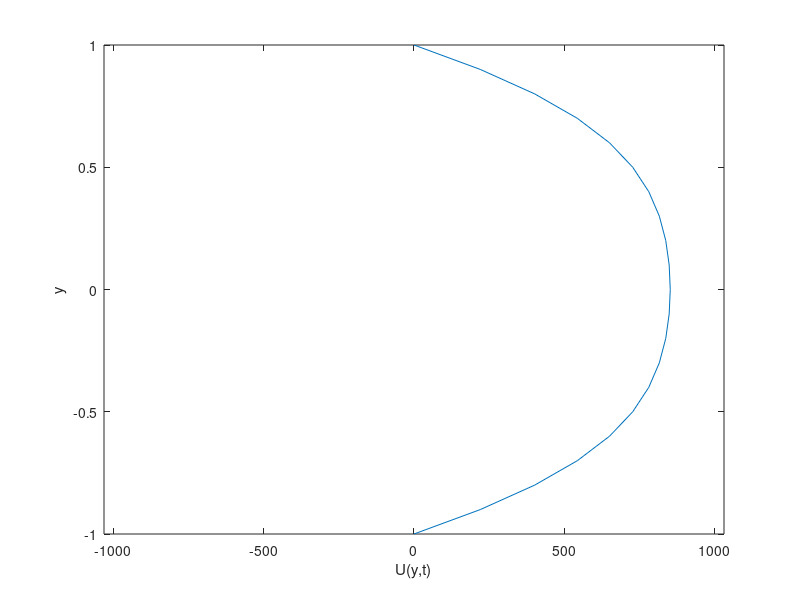
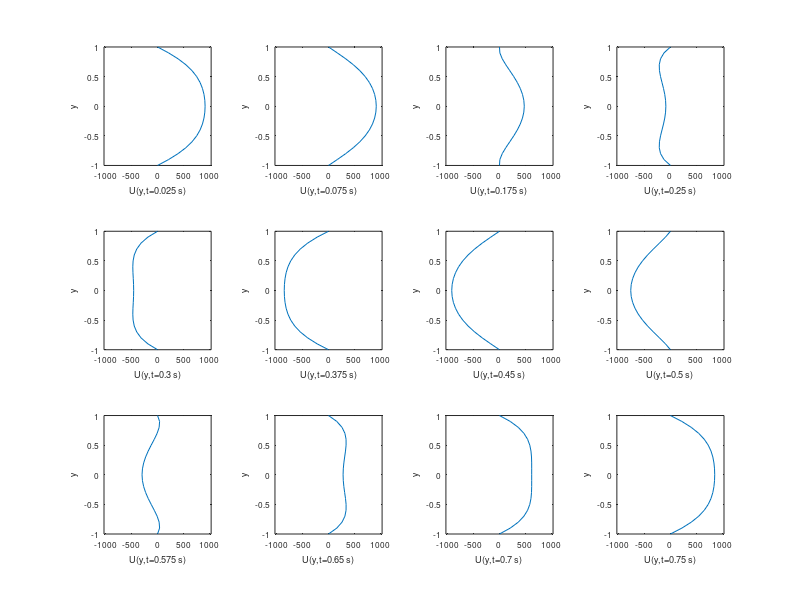
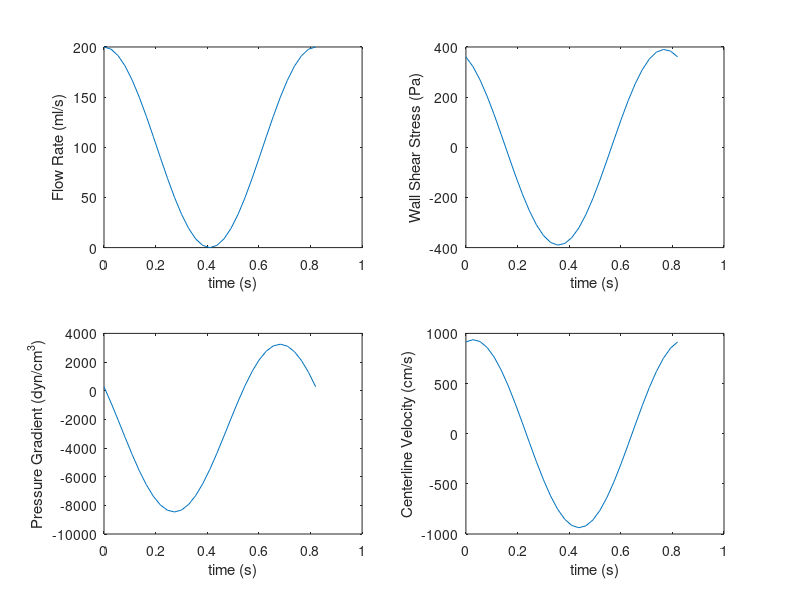

These charts were generated, in order, by the following MATLAB code:
% WomerslyFemoralAnalytic.m
%
%		Produces animation of Womersly solution velocity profile at a single frequency for a typical 
%       femoral artery 
%		Also produces a plot of wall shear stress vs. time.  Hit return to move to animation.
%

T = 0.82;		% period, in seconds
a = 0.25;		% radius, in cm
nu = 0.04;	% kinematic viscosity, in cm2/s
rho = 1.0;	% density, g/ml
KQ = 100;	% Flow rate amplitude, in ml/s
Pp = -8*nu*KQ/(pi*a^4);	% initialize pressure gradient array with DC component
ny = 21;		% # points in profile (over diameter)
nt = 30;		% # time points to calculate over period

y = [-1: 2/(ny-1): 1]';	% column vector of y's
t = [0: T/nt : T]; 		% row vector of times

w = 2*pi/T;					% radian frequency
alpha = a*sqrt(w/nu);	% Womersly parameter, single frequency

j = sqrt(-1);
j32 = j^1.5;

K = -KQ*rho*j^3*w/(pi*a^2*(1 - 2*besselj(1,j32*alpha)/(j32*alpha*besselj(0,j32*alpha))));
Ktau = rho*K*a*besselj(1,j32*alpha)/(j32*alpha*besselj(0,j32*alpha));
J0y = besselj(0,(j32*alpha*y));
A1 = -K*a^2/(nu*alpha^2*i^3);
A2 = 1 - J0y/J0y(ny);
A3 = exp(i*w*t);

%  Compute and plot velocity profiles
ucomplex = A1*A2*A3;
u = real(ucomplex);
umin = min(min(u));  umax = max(max(u));
clear M;
for n = 1:nt
   plot(u(:,n),y); axis([1.1*umin 1.1*umax -1 1]);
   xlabel('U(y,t)'); ylabel('y');
   M(n) = getframe;
end

moviereps = 5;	% number of repetitions of the movie
speedratio = 0.5;	% ratio of movie speed to actual speed
movie(M,moviereps,speedratio*nt/T);

%  Plot from the movie velocity profiles at given time points in the cycle
%
figure;
for n = 1
   time = n*T/nt;
   subplot(3,4,1); plot(u(:,n),y); axis([1.1*umin 1.1*umax -1 1]);
   xlabel('U(y,t=0.025 s)','FontSize',8); ylabel('y','FontSize',8);
   set(gca,'FontSize',6)
end
for n = 3
   subplot(3,4,2); plot(u(:,n),y); axis([1.1*umin 1.1*umax -1 1]);
   xlabel('U(y,t=0.075 s)','FontSize',8); ylabel('y','FontSize',8);
   set(gca,'FontSize',6)
end
for n = 7
   subplot(3,4,3); plot(u(:,n),y); axis([1.1*umin 1.1*umax -1 1]);
   xlabel('U(y,t=0.175 s)','FontSize',8); ylabel('y','FontSize',8);
   set(gca,'FontSize',6)
end
for n = 10
   subplot(3,4,4); plot(u(:,n),y); axis([1.1*umin 1.1*umax -1 1]);
   xlabel('U(y,t=0.25 s)','FontSize',8); ylabel('y','FontSize',8);
   set(gca,'FontSize',6)
end
for n = 12
   subplot(3,4,5); plot(u(:,n),y); axis([1.1*umin 1.1*umax -1 1]);
   xlabel('U(y,t=0.3 s)','FontSize',8); ylabel('y','FontSize',8);
   set(gca,'FontSize',6)
end
for n = 15
   subplot(3,4,6); plot(u(:,n),y); axis([1.1*umin 1.1*umax -1 1]);
   xlabel('U(y,t=0.375 s)','FontSize',8); ylabel('y','FontSize',8);
   set(gca,'FontSize',6)
for n = 18
   subplot(3,4,7); plot(u(:,n),y); axis([1.1*umin 1.1*umax -1 1]);
   xlabel('U(y,t=0.45 s)','FontSize',8); ylabel('y','FontSize',8);
   set(gca,'FontSize',6)
end
for n = 20
   subplot(3,4,8); plot(u(:,n),y); axis([1.1*umin 1.1*umax -1 1]);
   xlabel('U(y,t=0.5 s)','FontSize',8); ylabel('y','FontSize',8);
   set(gca,'FontSize',6)
end
for n = 23
   subplot(3,4,9); plot(u(:,n),y); axis([1.1*umin 1.1*umax -1 1]);
   xlabel('U(y,t=0.575 s)','FontSize',8); ylabel('y','FontSize',8);
   set(gca,'FontSize',6)
end
for n = 26
   subplot(3,4,10); plot(u(:,n),y); axis([1.1*umin 1.1*umax -1 1]);
   xlabel('U(y,t=0.65 s)','FontSize',8); ylabel('y','FontSize',8);
   set(gca,'FontSize',6)
end
for n = 28
   subplot(3,4,11); plot(u(:,n),y); axis([1.1*umin 1.1*umax -1 1]);
   xlabel('U(y,t=0.7 s)','FontSize',8); ylabel('y','FontSize',8);
   set(gca,'FontSize',6)
end
for n = 30
   subplot(3,4,12); plot(u(:,n),y); axis([1.1*umin 1.1*umax -1 1]);
   xlabel('U(y,t=0.75 s)','FontSize',8); ylabel('y','FontSize',8);
   set(gca,'FontSize',6)
end
figure;
%  Plot time waveforms of flow, pressure gradient, wall shear stress, and centerline velocity
%  Compute and plot wall shear stress
 taucomplex = Ktau*A3;
 tau = real(taucomplex);
 KQ = KQ + real(KQ*A3);
 Pp = Pp + real(K*A3);
subplot(2,2,1); plot(t,KQ); xlabel('time (s)'); ylabel('Flow Rate (ml/s)');
subplot(2,2,2); plot(t,tau); xlabel('time (s)'); ylabel('Wall Shear Stress (Pa)');
subplot(2,2,3); plot(t,Pp); xlabel('time (s)'); ylabel('Pressure Gradient (dyn/cm^3)');
subplot(2,2,4); plot(t,u((ny+1)/2,:)); xlabel('time (s)'); ylabel('Centerline Velocity (cm/s)');
end
